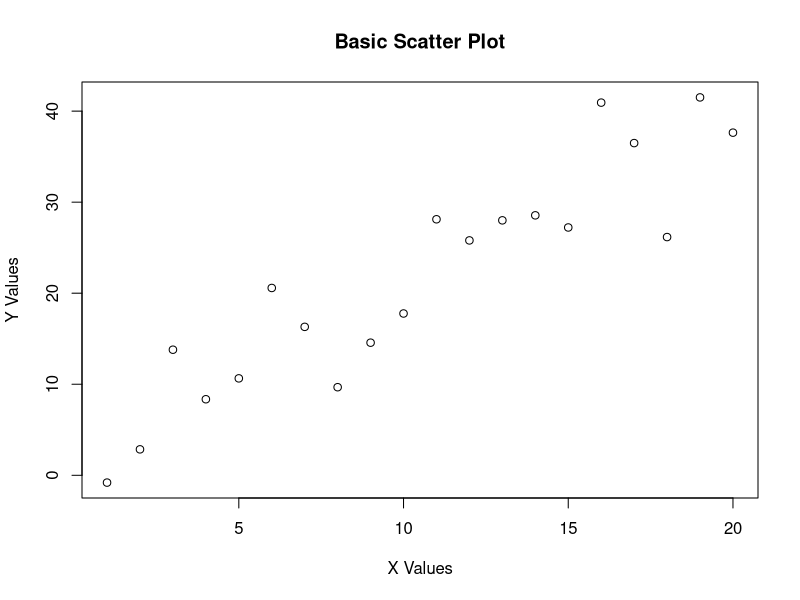
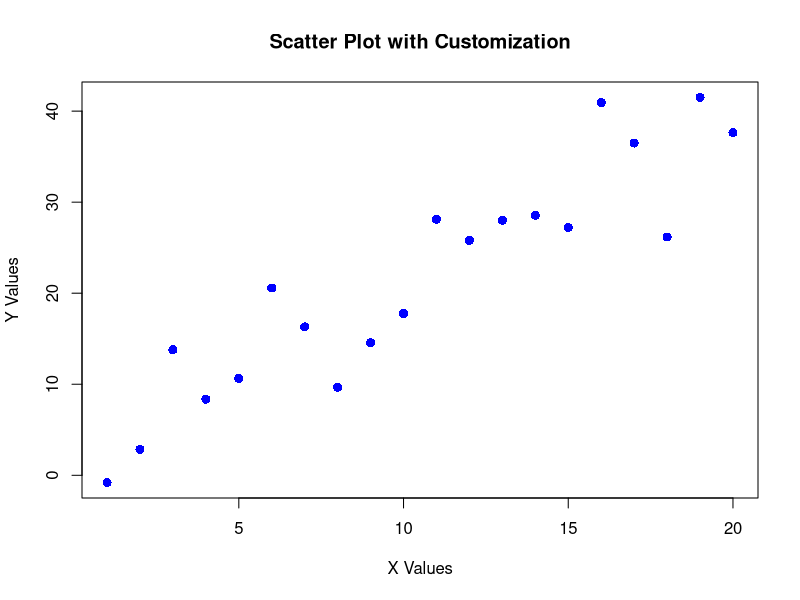
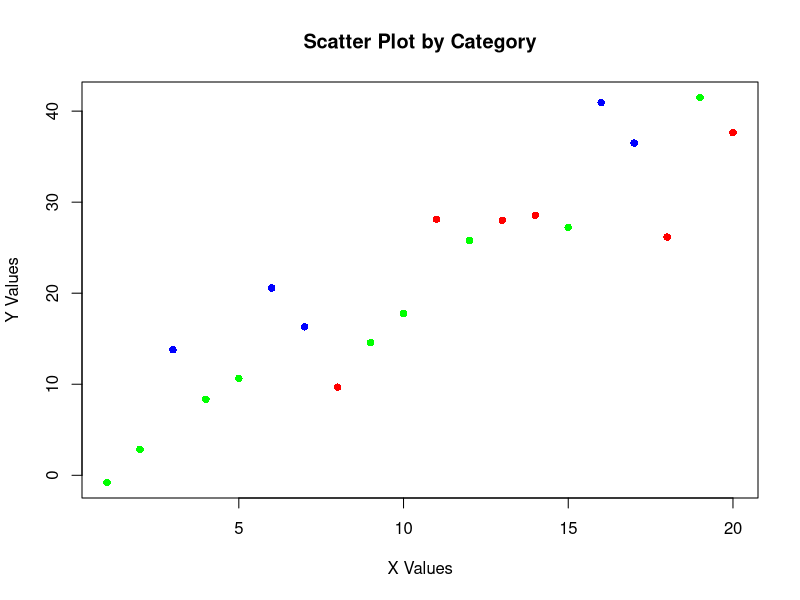
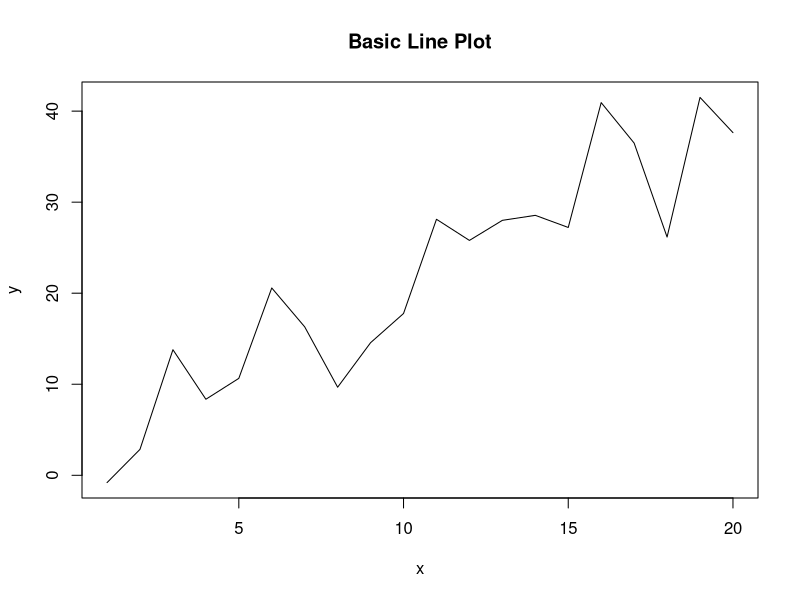
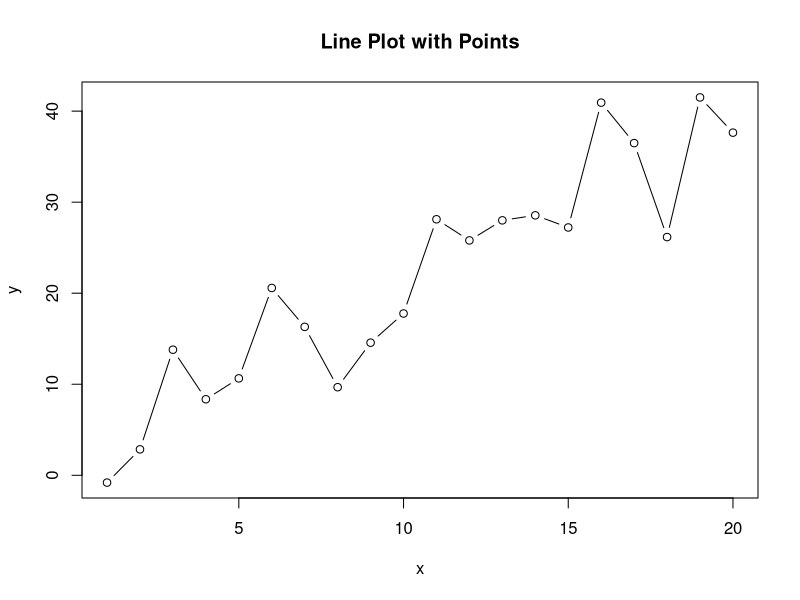
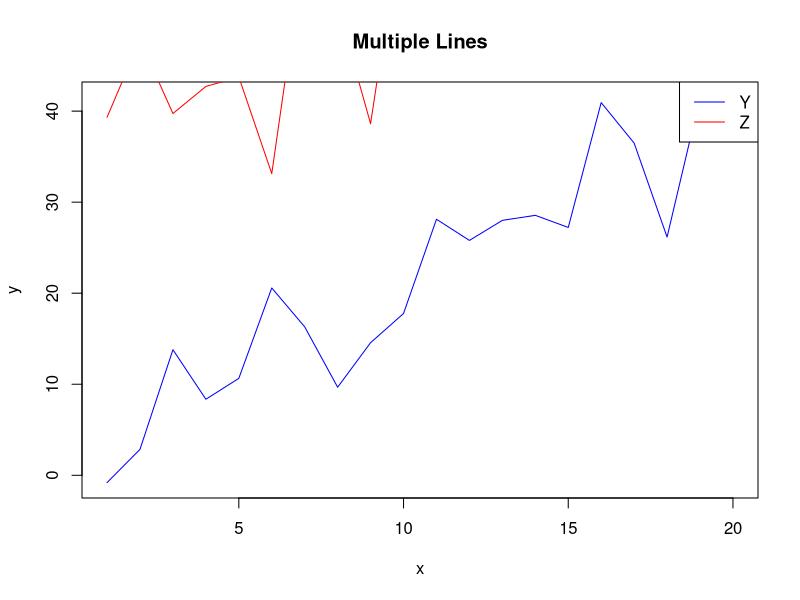
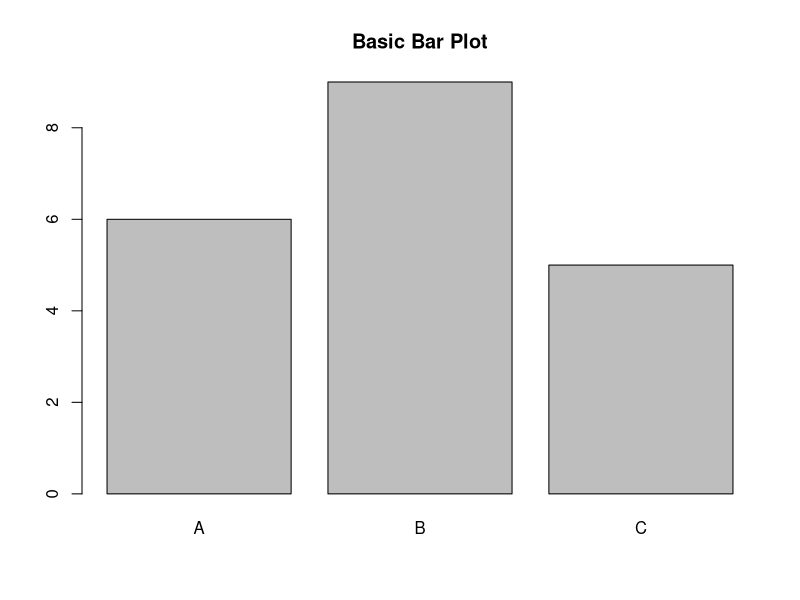
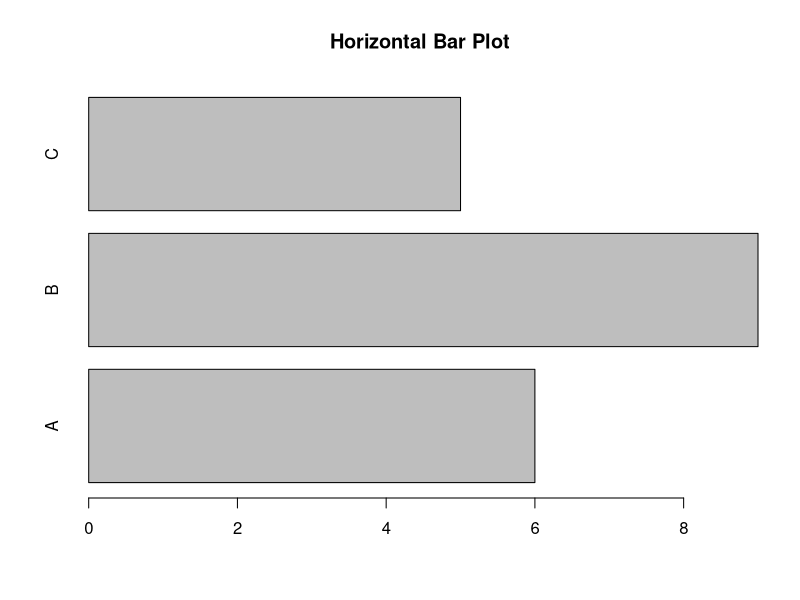

Generate these figures, in order, with R:
# Module 3: Base Plotting
# File: 11_Base_Plotting.R

# =============================================================================
# BASIC PLOTTING WITH BASE R
# =============================================================================

# Base R provides powerful plotting functions
# This lesson covers the fundamental plotting functions in R

# =============================================================================
# 1. CREATING SAMPLE DATA
# =============================================================================

# Create sample datasets for plotting
set.seed(123)

# Numeric data
x <- 1:20
y <- 2 * x + rnorm(20, mean = 0, sd = 5)
z <- rnorm(20, mean = 50, sd = 10)

# Categorical data
categories <- sample(c("A", "B", "C"), 20, replace = TRUE)
values <- rnorm(20, mean = 75, sd = 15)

# Time series data
time <- seq(as.Date("2020-01-01"), as.Date("2020-12-31"), by = "month")
sales <- cumsum(rnorm(12, mean = 100, sd = 20))

# =============================================================================
# 2. SCATTER PLOTS
# =============================================================================

# Basic scatter plot
plot(x, y, main = "Basic Scatter Plot", xlab = "X Values", ylab = "Y Values")

# Scatter plot with different symbols and colors
plot(x, y, 
     main = "Scatter Plot with Customization",
     xlab = "X Values", 
     ylab = "Y Values",
     pch = 16,  # Filled circles
     col = "blue",
     cex = 1.2)  # Size of points

# Scatter plot with different colors for categories
plot(x, y, 
     main = "Scatter Plot by Category",
     xlab = "X Values", 
     ylab = "Y Values",
     pch = 16,
     col = c("red", "green", "blue")[as.numeric(as.factor(categories))])

# =============================================================================
# 3. LINE PLOTS
# =============================================================================

# Basic line plot
plot(x, y, type = "l", main = "Basic Line Plot")

# Line plot with points
plot(x, y, type = "b", main = "Line Plot with Points")

# Multiple lines on same plot
plot(x, y, type = "l", col = "blue", main = "Multiple Lines")
lines(x, z, col = "red")
legend("topright", legend = c("Y", "Z"), col = c("blue", "red"), lty = 1)

# =============================================================================
# 4. BAR PLOTS
# =============================================================================

# Basic bar plot
barplot(table(categories), main = "Basic Bar Plot")

# Horizontal bar plot
barplot(table(categories), horiz = TRUE, main = "Horizontal Bar Plot")

# Bar plot with custom colors
barplot(table(categories), 
        main = "Bar Plot with Colors",
        col = c("red", "green", "blue"),
        xlab = "Categories",
        ylab = "Frequency")

# =============================================================================
# 5. HISTOGRAMS
# =============================================================================

# Basic histogram
hist(y, main = "Basic Histogram", xlab = "Values")

# Histogram with custom breaks
hist(y, breaks = 10, main = "Histogram with 10 Breaks")

# Histogram with density curve
hist(y, freq = FALSE, main = "Histogram with Density Curve")
lines(density(y), col = "red", lwd = 2)

# =============================================================================
# 6. BOX PLOTS
# =============================================================================

# Basic box plot
boxplot(y, main = "Basic Box Plot")

# Box plot by group
boxplot(values ~ categories, main = "Box Plot by Group")

# Box plot with custom colors
boxplot(values ~ categories, 
        main = "Box Plot with Colors",
        col = c("lightblue", "lightgreen", "lightcoral"))

# =============================================================================
# 7. PIE CHARTS
# =============================================================================

# Basic pie chart
pie(table(categories), main = "Basic Pie Chart")

# Pie chart with custom colors and labels
pie(table(categories), 
    main = "Pie Chart with Custom Colors",
    col = c("red", "green", "blue"),
    labels = c("Category A", "Category B", "Category C"))

# =============================================================================
# 8. PLOTTING PARAMETERS
# =============================================================================

# Set plotting parameters
par(mfrow = c(2, 2))  # 2x2 grid of plots

# Create multiple plots
plot(x, y, main = "Plot 1")
plot(x, z, main = "Plot 2")
hist(y, main = "Plot 3")
boxplot(y, main = "Plot 4")

# Reset plotting parameters
par(mfrow = c(1, 1))

# =============================================================================
# 9. CUSTOMIZING PLOTS
# =============================================================================

# Create a highly customized plot
plot(x, y,
     main = "Customized Plot",
     xlab = "X Values",
     ylab = "Y Values",
     pch = 16,
     col = "darkblue",
     cex = 1.5,
     cex.main = 1.5,
     cex.lab = 1.2,
     cex.axis = 1.1,
     lwd = 2,
     xlim = c(0, 25),
     ylim = c(0, 50))

# Add grid
grid()

# Add text annotation
text(10, 40, "Important Point", col = "red", cex = 1.2)

# Add arrows
arrows(15, 35, 18, 38, col = "red", lwd = 2)

# =============================================================================
# 10. TIME SERIES PLOTS
# =============================================================================

# Basic time series plot
plot(time, sales, type = "l", main = "Sales Over Time")

# Time series with points
plot(time, sales, type = "b", main = "Sales Over Time with Points")

# =============================================================================
# 11. MULTIPLE PLOTS ON SAME GRAPH
# =============================================================================

# Create data for multiple variables
var1 <- rnorm(20, mean = 50, sd = 10)
var2 <- rnorm(20, mean = 60, sd = 15)
var3 <- rnorm(20, mean = 55, sd = 12)

# Plot multiple variables
plot(x, var1, type = "l", col = "blue", ylim = c(20, 80))
lines(x, var2, col = "red")
lines(x, var3, col = "green")
legend("topright", legend = c("Var1", "Var2", "Var3"), 
       col = c("blue", "red", "green"), lty = 1)

# =============================================================================
# 12. SAVING PLOTS
# =============================================================================

# Save plot as PNG
png("my_plot.png", width = 800, height = 600)
plot(x, y, main = "Saved Plot")
dev.off()

# Save plot as PDF
pdf("my_plot.pdf", width = 8, height = 6)
plot(x, y, main = "Saved Plot")
dev.off()

# =============================================================================
# 13. PRACTICE EXERCISES
# =============================================================================

# Exercise 1: Create a scatter plot of two variables with
# different colors for different categories

# Exercise 2: Create a histogram with a density curve overlay

# Exercise 3: Create a box plot comparing three groups

# Exercise 4: Create a time series plot with multiple lines

# =============================================================================
# SOLUTIONS
# =============================================================================

# Solution 1:
exercise_data <- data.frame(
  x = rnorm(30, mean = 50, sd = 10),
  y = rnorm(30, mean = 60, sd = 15),
  group = sample(c("Group1", "Group2", "Group3"), 30, replace = TRUE)
)

plot(exercise_data$x, exercise_data$y,
     main = "Exercise 1 - Scatter Plot by Group",
     xlab = "X Values",
     ylab = "Y Values",
     pch = 16,
     col = c("red", "green", "blue")[as.numeric(as.factor(exercise_data$group))])

# Solution 2:
hist(exercise_data$y, freq = FALSE, main = "Exercise 2 - Histogram with Density")
lines(density(exercise_data$y), col = "red", lwd = 2)

# Solution 3:
boxplot(exercise_data$y ~ exercise_data$group,
        main = "Exercise 3 - Box Plot by Group",
        col = c("lightblue", "lightgreen", "lightcoral"))

# Solution 4:
time_exercise <- 1:12
value1 <- cumsum(rnorm(12, mean = 10, sd = 5))
value2 <- cumsum(rnorm(12, mean = 8, sd = 3))

plot(time_exercise, value1, type = "l", col = "blue", main = "Exercise 4 - Time Series")
lines(time_exercise, value2, col = "red")
legend("topright", legend = c("Value1", "Value2"), col = c("blue", "red"), lty = 1)

# =============================================================================
# KEY TAKEAWAYS
# =============================================================================

# 1. plot() is the main function for creating plots
# 2. Use type parameter to control plot type ("p", "l", "b", "h", "s")
# 3. Customize with col, pch, cex, main, xlab, ylab
# 4. Use par() to set global plotting parameters
# 5. Add elements with lines(), points(), text(), arrows()
# 6. Use legend() to add legends
# 7. Save plots with png(), pdf(), jpeg(), etc.
# 8. Always add meaningful titles and labels
# 9. Use appropriate colors and symbols
# 10. Consider your audience when choosing plot types

# Next: Move to 12_ggplot2_Basics.R to learn about ggplot2!
